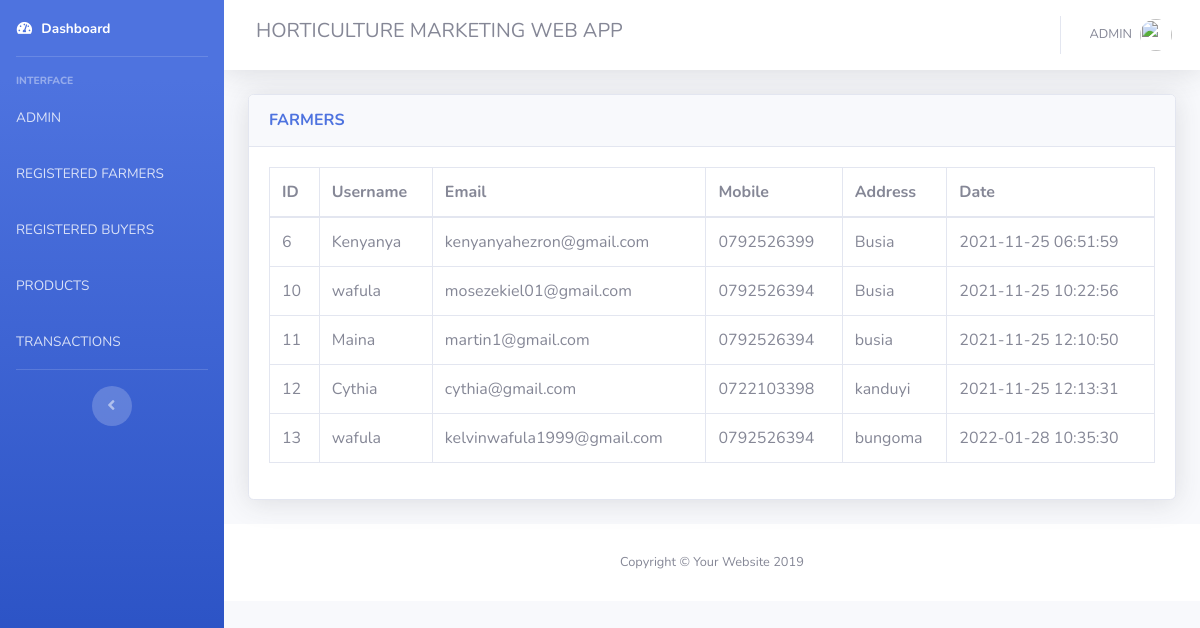
Page /admin/farmers.php (signed in) on the committed database.
### tables this page shows
CREATE TABLE `farmer` (
  `fid` int(11) NOT NULL,
  `fname` varchar(50) NOT NULL,
  `fusername` varchar(50) NOT NULL,
  `fpassword` varchar(255) NOT NULL,
  `femail` varchar(50) NOT NULL,
  `fmobile` varchar(15) NOT NULL,
  `faddress` text NOT NULL,
  `factive` int(10) NOT NULL,
  `frating` int(10) NOT NULL,
  `picExt` varchar(255) NOT NULL,
  `picStatus` int(10) NOT NULL,
  `code` mediumint(50) NOT NULL,
  `status` text NOT NULL,
  `regdate` timestamp NOT NULL DEFAULT current_timestamp()
);

### admin/farmers.php (the view, shortened to what this page needs)
<?php
include('security.php');
include('includes/header.php');
include('includes/navbar.php');
?>
<div class="container-fluid">
    <div class="card shadow mb-4">
        <div class="card-header py-3">
            <h6 class="m-0 font-weight-bold text-primary">FARMERS</h6>
        </div>
        <div class="card-body">
            <div class="table-responsive">
            <?php
                $query = "SELECT * FROM farmer";
                $query_run = mysqli_query($conn, $query);
            ?>
                <table class="table table-bordered" id="dataTable" width="100%" cellspacing="0">
                    <thead>
                        <tr>
                            <th> ID </th>
                            <th> Username </th>
                            <th>Email </th>
                            <th>Mobile</th>
                            <th>Address</th>
                            <th>Date</th>
                        </tr>
                    </thead>
                    <tbody>
                        <?php
                        if(mysqli_num_rows($query_run) > 0)
                        {
                            while($row = mysqli_fetch_assoc($query_run))
                            {
                        ?>
                            <tr>
                                <td><?php  echo $row['fid']; ?></td>
                                <td><?php  echo $row['fusername']; ?></td>
                                <td><?php  echo $row['femail']; ?></td>
                                <td><?php  echo $row['fmobile']; ?></td>
                                <td><?php  echo $row['faddress']; ?></td>
                                <td><?php  echo $row['regdate']; ?></td>
                            </tr>
                        <?php
                            }
                        }
                        else {
                            echo "No Record Found";
                        }
                        ?>
                    </tbody>
                </table>
            </div>
        </div>
    </div>
</div>
<?php
include('includes/footer.php');
?>

### rows in the picture
farmer: fid "6", fusername "Kenyanya", femail "kenyanyahezron@gmail.com", fmobile "0792526399", faddress "Busia", regdate "2021-11-25 06:51:59"
farmer: fid "10", fusername "wafula", femail "mosezekiel01@gmail.com", fmobile "0792526394", faddress "Busia", regdate "2021-11-25 10:22:56"
farmer: fid "11", fusername "Maina", femail "martin1@gmail.com", fmobile "0792526394", faddress "busia", regdate "2021-11-25 12:10:50"
farmer: fid "12", fusername "Cythia", femail "cythia@gmail.com", fmobile "0722103398", faddress "kanduyi", regdate "2021-11-25 12:13:31"
farmer: fid "13", fusername "wafula", femail "kelvinwafula1999@gmail.com", fmobile "0792526394", faddress "bungoma", regdate "2022-01-28 10:35:30"
